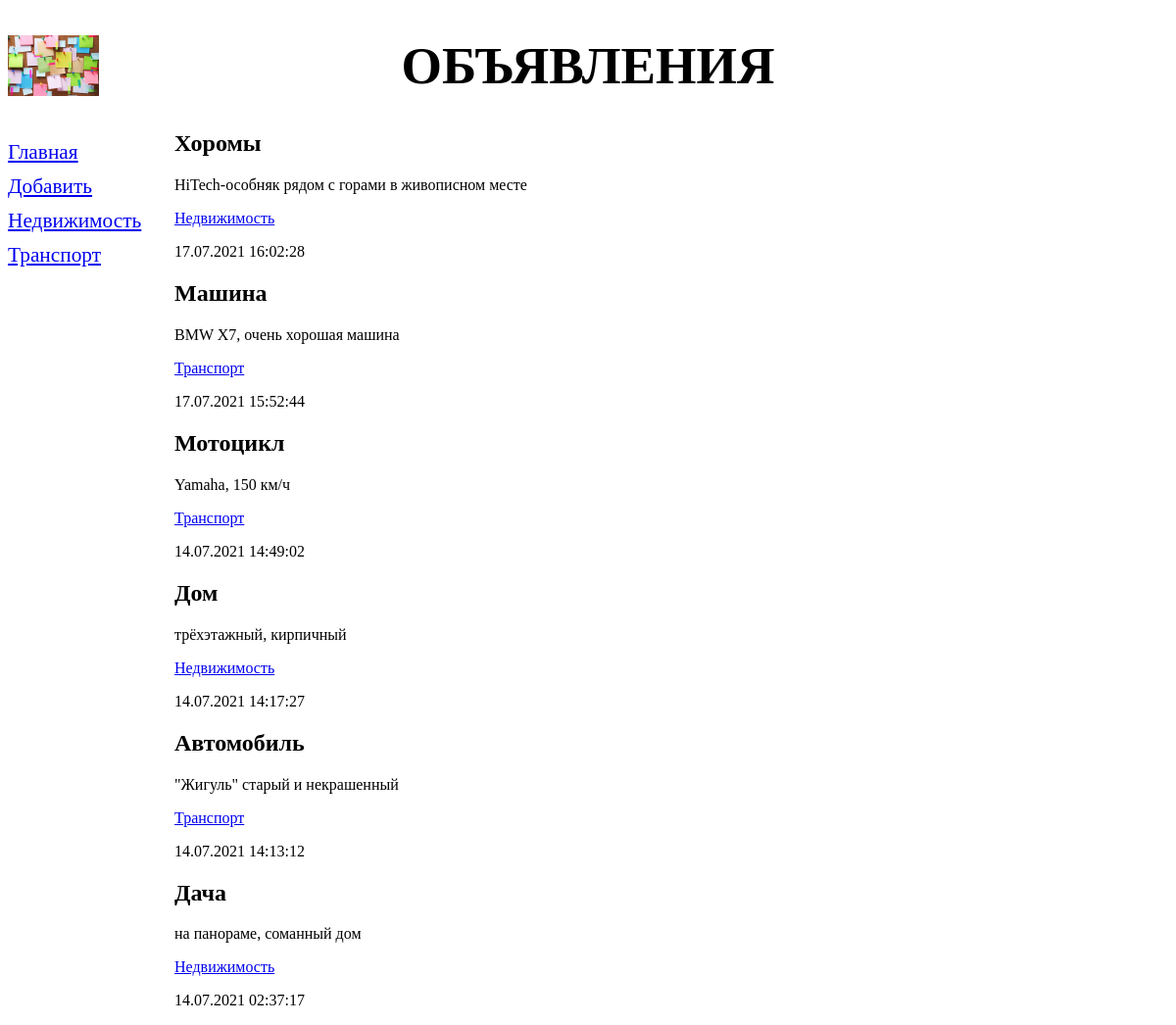
/bboard/, run on the app's committed database.
### bboard/models.py (models this page shows, shortened)
class Rubric(models.Model):
    name = models.CharField(max_length=20, db_index=True, verbose_name='Название')
    class Meta:
        verbose_name_plural = 'Рубрики'
        verbose_name = 'Рубрика'
        ordering = ['name']

class Bb(models.Model):
    title = models.CharField(max_length=50, verbose_name='Товар')
    content = models.TextField(null=True, blank=True, verbose_name='Описание')
    price = models.FloatField(null=True, blank=True, verbose_name='Цена')
    published = models.DateTimeField(auto_now_add=True, db_index=True, verbose_name='Опубликовано')
    rubric = models.ForeignKey('Rubric', null=True, on_delete=models.PROTECT, verbose_name='Рубрика')
    class Meta:
        verbose_name_plural = 'Объявления'
        verbose_name = 'Объявление'
        ordering = ['-published']

### bboard/views.py (the view)
# urls.py: path('', index, name='index'),
def index(request):
    bbs = Bb.objects.all()
    rubrics = Rubric.objects.all()
    context = {'bbs': bbs, 'rubrics': rubrics}
    return render(request, 'bboard/index.html', context)

### bboard/templates/bboard/index.html
{% extends 'layout/basic.html' %}
{% block content %}
{% for bb in bbs %}
    <div>
        <h2>{{bb.title}}</h2>
        <p>{{bb.content}}</p>
        <p><a href='{% url 'by_rubric' bb.rubric.pk %}'>
        {{bb.rubric.name}}</a></p>
        <p>{{bb.published|date:'d.m.Y H:i:s'}}</p>
    </div>
{% endfor %}
{% endblock content %}

### bboard/templates/layout/basic.html (shortened to what this page needs)
{% load static %}
<!DOCTYPE html>
<html lang="en">
    <head>
        <link rel="stylesheet" href="{% static 'bboard/style.css' %}">
    </head>
    <body>
        <header><h1>Объявления</h1></header>
        <nav>
            <div>
                <a href="{% url 'index' %}">Главная</a>
                <a href="{% url 'add' %} ">Добавить</a>
                {% for rubric in rubrics %}
                <a href="{% url 'by_rubric' rubric.pk %}">{{ rubric.name }}</a>
                {% endfor %}
            </div>
        </nav>
        <section>{% block content %}{% endblock content %}</section>
    </body>
</html>

### bboard/static/bboard/style.css (style rules this page uses)
header h1 { font-size: 40pt; text-transform: uppercase; text-align: center; background: url("bg.jpg") left / auto 100% no-repeat; }
nav { font-size: 16pt; width: 150px; float: left; }
nav a { display: block; margin: 10px 0px; }
section { margin-left: 170px; }

### data on the page
Rubric: name "Недвижимость"
Rubric: name "Транспорт"
Bb: title "Хоромы", content "HiTech-особняк рядом с горами в живописном месте", rubric.name "Недвижимость", published "17.07.2021 16:02:28"
Bb: title "Машина", content "BMW X7, очень хорошая машина", rubric.name "Транспорт", published "17.07.2021 15:52:44"
Bb: title "Мотоцикл", content "Yamaha, 150 км/ч", rubric.name "Транспорт", published "14.07.2021 14:49:02"
Bb: title "Дом", content "трёхэтажный, кирпичный", rubric.name "Недвижимость", published "14.07.2021 14:17:27"
Bb: title "Автомобиль", content "\"Жигуль\" старый и некрашенный", rubric.name "Транспорт", published "14.07.2021 14:13:12"
Bb: title "Дача", content "на панораме, соманный дом", rubric.name "Недвижимость", published "14.07.2021 02:37:17"
